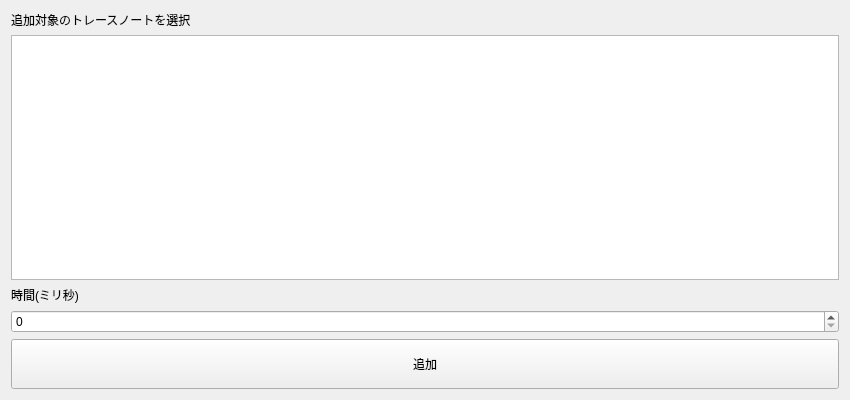
<?xml version="1.0" encoding="UTF-8"?>
<ui version="4.0">
 <class>AddArcTap</class>
 <widget class="QWidget" name="AddArcTap">
  <property name="geometry">
   <rect>
    <x>0</x>
    <y>0</y>
    <width>850</width>
    <height>400</height>
   </rect>
  </property>
  <property name="minimumSize">
   <size>
    <width>850</width>
    <height>400</height>
   </size>
  </property>
  <property name="maximumSize">
   <size>
    <width>850</width>
    <height>400</height>
   </size>
  </property>
  <property name="windowTitle">
   <string>Add Arc Tap</string>
  </property>
  <property name="windowIcon">
   <iconset resource="main.qrc">
    <normaloff>:/arcaea_main/res/ase-256x256.png</normaloff>
    <normalon>:/arcaea_main/res/ase-256x256.png</normalon>:/arcaea_main/res/ase-256x256.png</iconset>
  </property>
  <layout class="QGridLayout" name="gridLayout">
   <item row="0" column="0">
    <layout class="QVBoxLayout" name="verticalLayout">
     <item>
      <widget class="QLabel" name="label">
       <property name="text">
        <string>追加対象のトレースノートを選択</string>
       </property>
      </widget>
     </item>
     <item>
      <widget class="QListView" name="listView"/>
     </item>
     <item>
      <widget class="QLabel" name="Y_start_label">
       <property name="text">
        <string>時間(ミリ秒)</string>
       </property>
      </widget>
     </item>
     <item>
      <widget class="QSpinBox" name="Y_start">
       <property name="maximum">
        <number>999999</number>
       </property>
      </widget>
     </item>
     <item>
      <widget class="QPushButton" name="pushButton">
       <property name="minimumSize">
        <size>
         <width>0</width>
         <height>50</height>
        </size>
       </property>
       <property name="text">
        <string>追加</string>
       </property>
      </widget>
     </item>
    </layout>
   </item>
  </layout>
 </widget>
 <resources>
  <include location="main.qrc"/>
 </resources>
 <connections>
  <connection>
   <sender>listView</sender>
   <signal>clicked(QModelIndex)</signal>
   <receiver>AddArcTap</receiver>
   <slot>set_limit()</slot>
   <hints>
    <hint type="sourcelabel">
     <x>199</x>
     <y>103</y>
    </hint>
    <hint type="destinationlabel">
     <x>199</x>
     <y>149</y>
    </hint>
   </hints>
  </connection>
  <connection>
   <sender>pushButton</sender>
   <signal>clicked()</signal>
   <receiver>AddArcTap</receiver>
   <slot>new_note()</slot>
   <hints>
    <hint type="sourcelabel">
     <x>199</x>
     <y>260</y>
    </hint>
    <hint type="destinationlabel">
     <x>199</x>
     <y>149</y>
    </hint>
   </hints>
  </connection>
 </connections>
 <slots>
  <slot>new_note()</slot>
  <slot>set_limit()</slot>
 </slots>
</ui>
